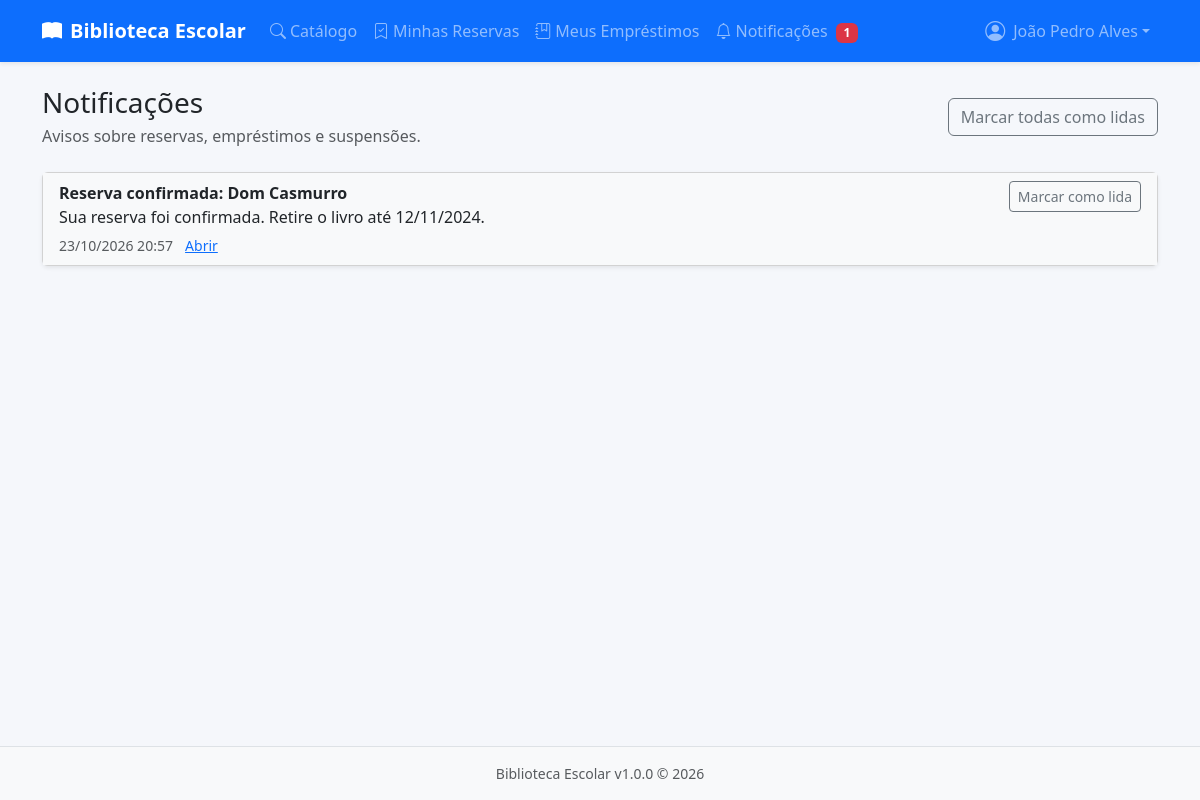
Screenshot of /public/notificacoes.php (signed in) with the database file from the repository.
### tables this page shows
CREATE TABLE IF NOT EXISTS `notificacoes` (
    `id` INT UNSIGNED NOT NULL AUTO_INCREMENT,
    `usuario_id` INT UNSIGNED NOT NULL,
    `tipo` ENUM('reserva_confirmada','livro_disponivel','devolucao_proxima','atrasado','suspensao','reserva_expirada','renovacao') NOT NULL,
    `titulo` VARCHAR(150) NOT NULL,
    `mensagem` TEXT NOT NULL,
    `lida` TINYINT(1) NOT NULL DEFAULT 0,
    `link` VARCHAR(255) DEFAULT NULL,
    `criada_em` TIMESTAMP NOT NULL DEFAULT CURRENT_TIMESTAMP,
    PRIMARY KEY (`id`),
    KEY `idx_usuario_lida` (`usuario_id`, `lida`),
    CONSTRAINT `fk_notificacao_usuario` FOREIGN KEY (`usuario_id`) REFERENCES `usuarios` (`id`) ON DELETE CASCADE
);

### app/helpers/view.php (called while the page is built, shortened)
<?php
function view(string $arquivo, array $dados = []): void {
    extract($dados);
    require VIEWS_PATH . "/{$arquivo}.php";
    require VIEWS_PATH . '/layout.php';
}

### public/notificacoes.php (called while the page is built, shortened)
<?php
$db = db();
$stmt = $db->prepare("SELECT * FROM notificacoes WHERE usuario_id = ? ORDER BY criada_em DESC, id DESC LIMIT 100");
$stmt->execute([usuario_id()]);
$notificacoes = $stmt->fetchAll();
view('notificacoes', ['titulo' => 'Notificações', 'notificacoes' => $notificacoes]);

### app/helpers/functions.php (called while the page is built, shortened)
<?php
function e(string $value): string {
    return htmlspecialchars($value, ENT_QUOTES, 'UTF-8');
}
function format_datetime(?string $datetime, string $format = 'd/m/Y H:i'): string {
    try {
        return (new DateTime($datetime))->format($format);
    } catch (Exception) {
        return '-';
    }
}

### views/notificacoes.php (the view, shortened to what this page needs)
<div class="d-flex flex-wrap justify-content-between align-items-center mb-4">
  <div>
    <h1 class="h3 mb-1">Notificações</h1>
    <p class="text-muted mb-0">Avisos sobre reservas, empréstimos e suspensões.</p>
  </div>
  <?php if ($notificacoes): ?>
    <form method="post">
      <button class="btn btn-outline-secondary">Marcar todas como lidas</button>
    </form>
  <?php endif; ?>
</div>
<div class="card shadow-sm">
  <div class="card-body p-0">
    <div class="list-group list-group-flush">
      <?php foreach ($notificacoes as $notificacao): ?>
        <div class="list-group-item <?= $notificacao['lida'] ? '' : 'bg-light' ?>">
          <div class="d-flex justify-content-between align-items-start gap-3">
            <div>
              <strong><?= e($notificacao['titulo']) ?></strong>
              <p class="mb-1"><?= e($notificacao['mensagem']) ?></p>
              <small class="text-muted"><?= e(format_datetime($notificacao['criada_em'])) ?></small>
              <?php if ($notificacao['link']): ?>
                <a href="<?= e($notificacao['link']) ?>" class="small ms-2">Abrir</a>
              <?php endif; ?>
            </div>
            <?php if (!$notificacao['lida']): ?>
              <form method="post">
                <button class="btn btn-sm btn-outline-secondary">Marcar como lida</button>
              </form>
            <?php endif; ?>
          </div>
        </div>
      <?php endforeach; ?>
    </div>
  </div>
</div>

### public/assets/css/style.css (style rules this page uses)
:root { --be-primary: #0d6efd; --be-bg: #f5f7fb; }
body { background-color: var(--be-bg); min-height: 100vh; display: flex; flex-direction: column; }

### rows the page displays
notificacoes: titulo "Reserva confirmada: Dom Casmurro", mensagem "Sua reserva foi confirmada. Retire o livro até 12/11/2024.", criada_em "23/10/2026 20:57"

### other values shown
APP_NAME "Biblioteca Escolar"
$nao_lidas "1"
usuario_logado()['nome'] "João Pedro Alves"
APP_VERSION "1.0.0"
